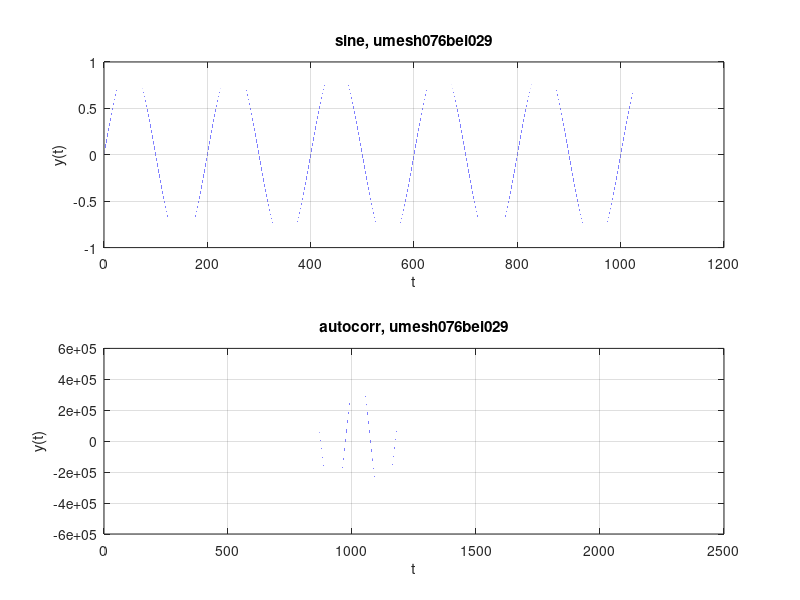

Reproduce this figure in MATLAB.
% H(s) = (s+0.1)/((s+0.1)^2+9)
% impulse invariance 
% a) convert the analog filter into digital IIR filter by means of impulse
% invariance method
% b) plot the frequency response in S-domain and z-domain
% c) Plot impulse respomse of LTI system
% d) Plot impulse response in z-do

clc; close all; clear;
a=1; f=1;fs=200;
w=2*pi*(f/fs);
t=0:0.001:1024;
x=a*sin(w*t);
subplot(2,1,1);
plot(t,x)
title('sine, umesh076bei029');
xlabel('t');ylabel('y(t)');
grid on;
y=xcorr(x);
%size(y)
%size(t)
subplot(2,1,2);
t=0:0.001:2048;
plot(t,y);
xlabel('t');ylabel('y(t)');
title('autocorr, umesh076bei029');
grid on;
